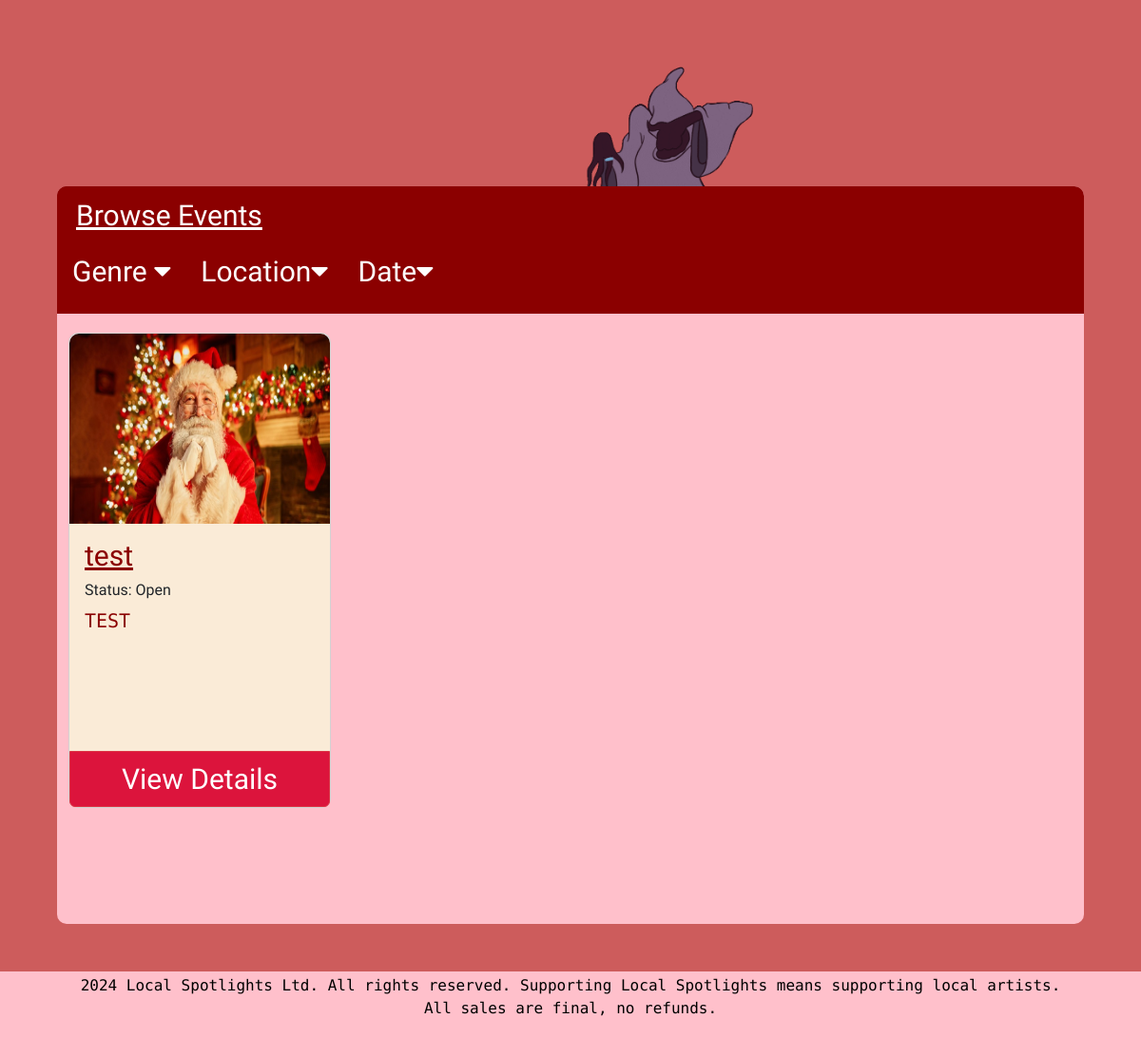
Before: / (lower part) with the older database file.
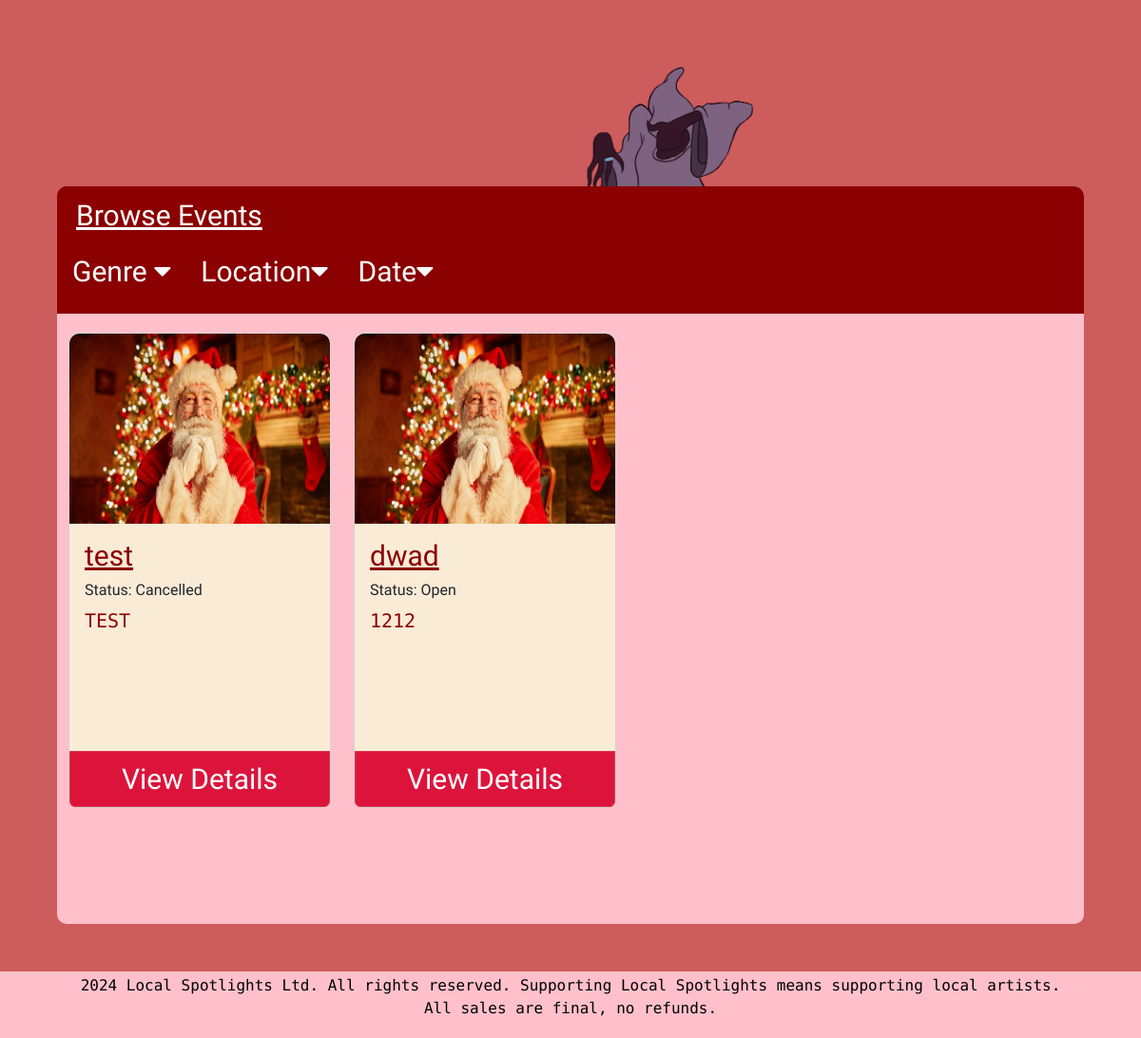
After: the same page with the newer database file.
### local_spotlights/models.py (models this page shows, shortened)
class Event(db.Model):
    __tablename__ = 'events'
    id = db.Column(db.Integer, primary_key=True)
    artist = db.Column(db.String(80))
    description = db.Column(db.String(200))
    img = db.Column(db.String(400))
    genre = db.Column(db.String(100))
    venue = db.Column(db.String(300))
    date = db.Column(db.Date)
    start_time = db.Column(db.Time)
    end_time = db.Column(db.Time)
    ticket_quantity = db.Column(db.Integer)
    ticket_price = db.Column(db.Float(20))
    comments = db.relationship('Comment', backref='event')
    status = db.relationship('EventStatus', backref='event', uselist=False)
    order = db.relationship('Order', backref="event")
    user_id = db.Column(db.Integer, db.ForeignKey('users.id'))

class EventStatus(db.Model):
    __tablename__ = 'eventstatus'
    id = db.Column(db.Integer, primary_key=True)
    status = db.Column(db.String(20))
    tickets_available = db.Column(db.Integer)
    status_date = db.Column(db.DateTime, default = datetime.now())
    event_id = db.Column(db.Integer, db.ForeignKey('events.id'))
    def __repr__(self):
        return f"Status: {self.status}"

### local_spotlights/views.py (the view)
@main_bp.route('/')
def index():
    update_db()
    genres = request.args.getlist('genres')
    if not genres:
        events = db.session.query(Event).join(EventStatus).filter(EventStatus.status != 'Inactive').all()
    else:
        events = db.session.query(Event).join(EventStatus).filter(EventStatus.status != 'Inactive', Event.genre.in_(genres)).all()
    return render_template('index.html', events=events, selected_genres=genres)

### local_spotlights/views.py (called while the page is built)
def update_db():
    current_date = date.today()
    events = db.session.query(Event).all()
    for event in events:
        event_status = db.session.query(EventStatus).filter_by(event_id=event.id).first()
        status_text = event_status.status if event_status else None
        if event.date < current_date and status_text == 'Open':
                db.session.query(EventStatus).filter_by(event_id=event.id).update({'status': 'Inactive'})
                db.session.commit()

### local_spotlights/templates/index.html (shortened to what this page needs)
{% extends "base.html" %}
{% block head %}
{{ super() }}
<link rel="stylesheet" type="text/css" href="{{ url_for('static', filename='styles/index_style.css') }}" />
{% endblock head %}
{% block content %}
    <img src="static/img/gif_2.gif" style="width:210px; margin-left: 600px; height: 150px;" />
    <div class="main-container" style="border-top-right-radius:10px;">
        <div class="wrapper">
            <div class="navbar">
                <div style="font-size: 30px; text-decoration:underline; color: white; margin-left: 20px; ">Browse Events</div>
               <form method="get" action="{{ url_for('event.index')}}">
                <div class="subnav">
                    <button class="subnavbtn">Genre <i class="fa fa-caret-down"></i></button>
                </div>
               <div class="subnav">
                    <button class="subnavbtn">Location<i class="fa fa-caret-down"></i></button>
               </div>
               <div class="subnav">
                    <button class="subnavbtn">Date<i class="fa fa-caret-down"></i></button>
               </div>
            </form>
        </div>
   </div>
        <div class="container">
            <div class="card-group">
                <div id="event-container" class="row d-flex">
                    {% for event in events %}
                    <div style="min-width:300px;" class="col-12 col-sm-6 col-md-4 col-lg-3 mb-4">
                        <div class="card" style="border-radius:10px; height:500px;" >
                            <img class="card-img-top" src="{{event.img}}" alt="event image">
                            <div class="card-body d-flex flex-column">
                                <h5 class="card-title">{{event.artist}}</h5>
                                <h6>{{event.status}}</h6>
                                <p class="card-text">{{event.description}}</p>
                                <a href="{{url_for('event.show', id=event.id)}}" class="btn btn-danger">View Details</a>
                            </div>
                        </div>
                    </div>
                    {% endfor %}
                </div>
            </div>
        </div>
    </div>
        {% endblock %}

### local_spotlights/templates/base.html (shortened to what this page needs)
<!DOCTYPE html>
<html>
{% block head %}
<head>
    <link rel="stylesheet" href="https://cdnjs.cloudflare.com/ajax/libs/font-awesome/4.7.0/css/font-awesome.min.css">
</head>
{% endblock head %}
<body>
    {% block content %} {% endblock content %}
    <footer style="bottom:0 !important; font-family:azeret mono; text-align: center; padding: 3px; background-color: pink; color: black;">
        <p>
            {{year}} Local Spotlights Ltd. All rights reserved. Supporting Local Spotlights means supporting local artists.
            <br /> All sales are final, no refunds.
        </p>
    </footer>
    <link href="https://cdn.jsdelivr.net/npm/bootstrap@5.3.3/dist/css/bootstrap.min.css" rel="stylesheet"
>
</body>
</html>

### local_spotlights/static/styles/index_style.css (style rules this page uses)
body { background-color: indianred !important; font-size: 30px; font-family: Pixelify Sans !important; font-weight: 500; overflow-x:hidden; }
.navbar { padding-top: 0px; text-align: left; border-top-left-radius: 10px; border-top-right-radius: 10px; background-color: darkred; width: 50%; }
.wrapper { width: 100%; background-color: darkred; border-top-left-radius: 10px; border-top-right-radius: 10px; }
.subnav { float: left; overflow: hidden; font-size: 30px; background-color: darkred; }
.subnav .subnavbtn { font-size: 30px; border: none; outline: none; color: white; padding: 14px 16px; background-color: inherit; font-family: Pixelify Sans !important; margin: 0; }
.main-container { background-color: pink; display: flex; flex-wrap: wrap; width: 90%; color: darkred; text-align: center; margin: auto; margin-bottom: 50px; padding-bottom: 10px; text-anchor: start; font-size: 40px; text-align: left; border-radius: 10px; text-decoration: underline; font-family: Pixelify Sans !important; }
.card-img-top { width: auto; height: 40%; max-height:200px; border-top-left-radius: 10px !important; border-top-right-radius: 10px !important; }
.card-title { font-size: 30px; font-family: Pixelify Sans !important; color: darkred !important; text-decoration: underline; }
.card-group { margin-top:20px; background-color: pink; overflow-y: auto; height: 600px; overflow-x: hidden; }
.card-body { background-color: antiquewhite; max-height:300px; max-width:400px; border-bottom-left-radius: 10px; border-bottom-right-radius: 10px; }
.btn-danger { background-color: crimson !important; position: absolute; color: white; bottom: 0; left: 0; font-size: 30px !important; width: 100%; border-bottom-left-radius: 10px; border-bottom-right-radius: 10px; border-top-left-radius: 0px !important; border-top-right-radius: 0px !important; }
.card-text { font-size: 20px; max-height: 150px; overflow-y: auto; overflow-x:auto; font-family: Azeret Mono; color: darkred !important; }
.container { display: block; position: relative; padding-left: 35px; float: left; margin-bottom: 12px; cursor: pointer; width: 300px; font-size: 22px; color: white; -webkit-user-select: none; -moz-user-select: none; -ms-user-select: none; user-select: none; }

Changed rows visible on the page:
changed through a linked row, Event "test": status "Status: Open" → "Status: Cancelled"
added Event: img (picture), artist "dwad", status "Status: Open", description "1212"
